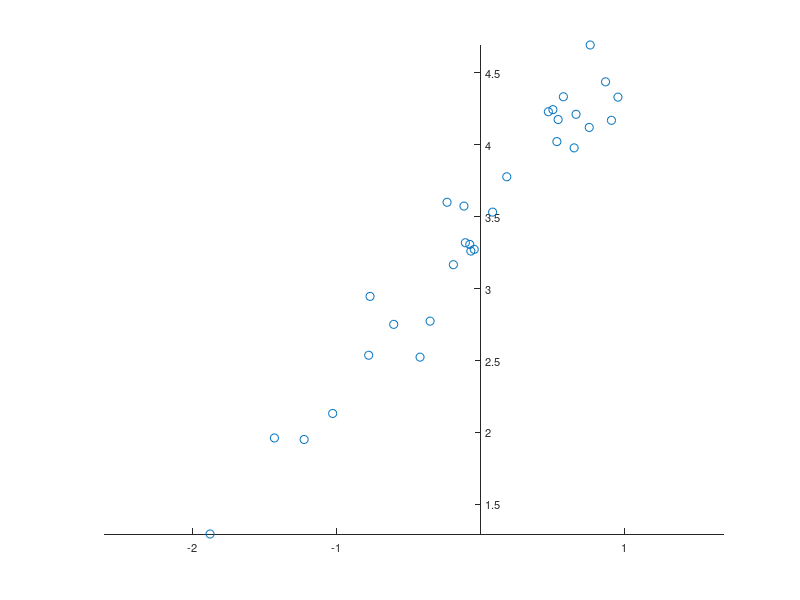
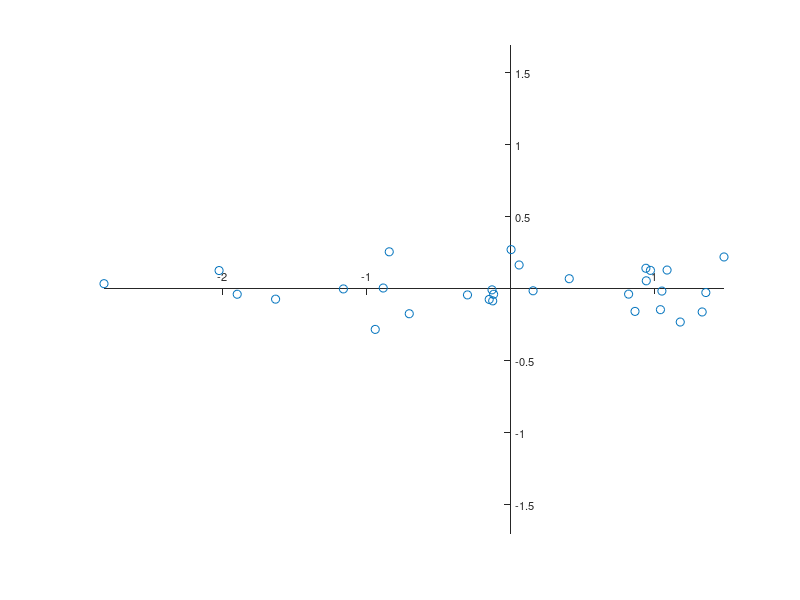

MATLAB code for these plots, in order:
clear, clc, close all

rng(0)   % to Control random number generation
data(:,1) = randn(30,1);
data(:,2) = 3.4 + 1.2 * data(:,1);
data(:,2) = data(:,2) + 0.2*randn(size(data(:,1)));
data = sortrows(data,1);

% Plot original data
figure
axes('LineWidth',0.6,...
    'FontName','Helvetica',...
    'FontSize',8,...
    'XAxisLocation','Origin',...
    'YAxisLocation','Origin');
line(data(:,1),data(:,2),...
    'LineStyle','None',...
    'Marker','o');
axis equal

% Compute the mean of all samples (Equation (3))
Mean_First_Col=mean(data(:,1));
Mean_Second_Col=mean(data(:,2));
% Or
% Mean=mean(data)  % but you need to use index to access each mean value

% Subtract the mean from all samples (Equation (4))
 data1(:,1) = data(:,1)-Mean_First_Col;
 data1(:,2) = data(:,2)-Mean_Second_Col;

%calculate the covariance matrix of data. 
%The covariance matrix contains all necessary information to rotate the coordinate system.
 C = cov(data1);
 
 %Compute the eigenvectors V and eigenvalues  of the covariance matrix 
[V,D] = eig(C);

% The rotation helps to create new variables which are uncorrelated,
% i.e. the covariance is zero for all pairs of the new variables.
% The decorrelation is achieved by diagonalizing the covariance matrix C. 
% The eigenvectors V belonging to the diagonalized covariance matrix are a linear combination of the old base vectors,
% thus expressing the correlation between the old and the new time series. We find the eigenvalues of the covariance matrix C by solving the equation 
% Calculating the data set in the new coordinate system. We need to flip newdata left/right since the second column is the one with the larges eigenvalue.

 newdata = V * data1';
 newdata = newdata';
 newdata = fliplr(newdata);
 
% % The eigenvalues of the covariance matrix (the diagonals of the diagonalized covariance matrix) 
% % indicate the variance in this (new) coordinate direction. We can us this information to calculate
% % the relative variance for each new variable by dividing the variances according to the eigenvectors
% % by the sum of the variances. In our example, the 1st and 2nd principal component contains 99.57 and 0.43 percent of the total variance in data.
 
Variances=var(newdata)
PCs_componenet=var(newdata)/sum(var(newdata))
% 
% Display the newdata together with the new coordinate system.
figure
axes('LineWidth',0.6,...
    'FontName','Helvetica',...
    'FontSize',8,...
    'XAxisLocation','Origin',...
    'YAxisLocation','Origin')
line(newdata(:,1),newdata(:,2),...
    'LineStyle','None',...
    'Marker','o');
axis equal

% % Do the same experiment using the MATLAB function PCA. We get same values for newdata and variance.
% [coeff,newdata,latend,tsd,variance] = pca(data1);
%  newdata
%  variance
%%The new data are decorrelated.
% corrcoef(newdata)